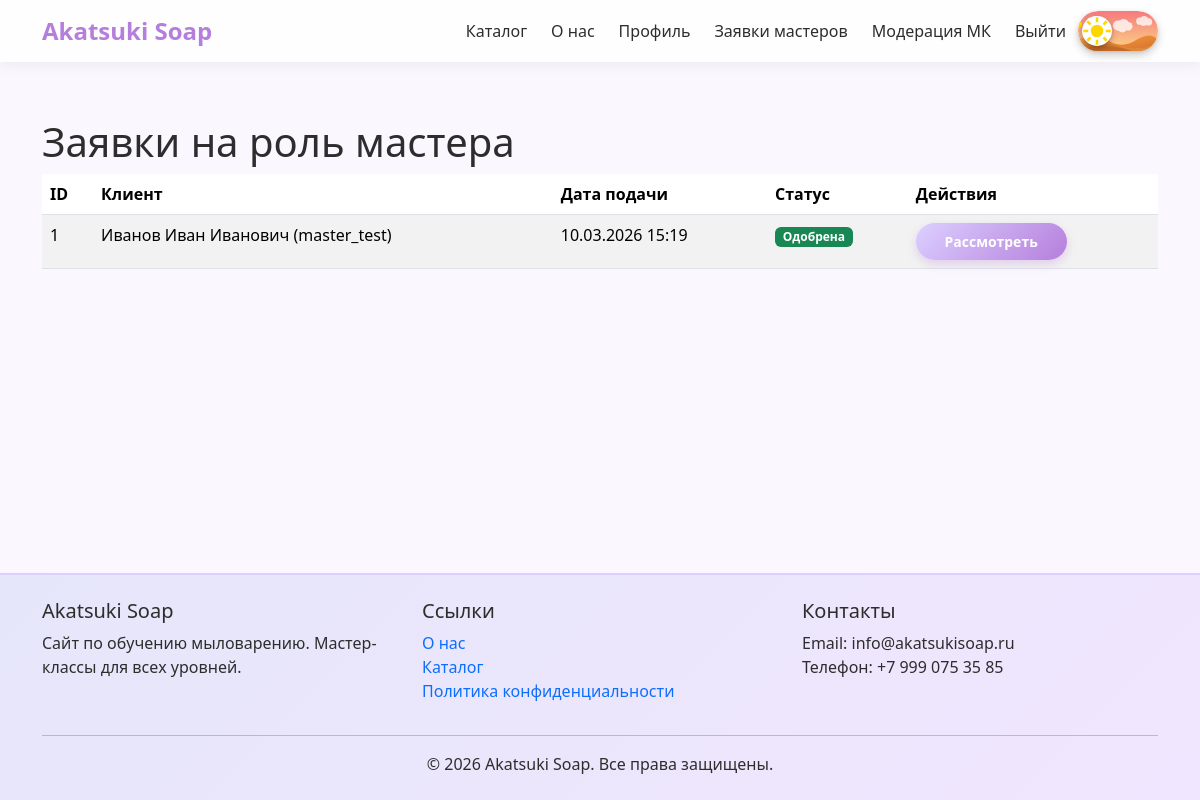
Page /master-requests/ (signed in) on the committed database.
### main/models.py (models this page shows, shortened)
class MasterRequest(models.Model):
    STATUS_MASTER_CHOICES = [
        (1, "На рассмотрении"), (2, "Одобрена"), (3, "Отклонена"),
    ]
    client = models.ForeignKey(User, on_delete=models.CASCADE, related_name='master_requests')
    comment = models.TextField(blank=True, verbose_name="Комментарий клиента")
    status = models.IntegerField(choices=STATUS_MASTER_CHOICES, default=1)
    admin_comment = models.TextField(blank=True, verbose_name="Комментарий администратора")
    created_at = models.DateTimeField(auto_now_add=True)
    processed_at = models.DateTimeField(null=True, blank=True)

class ProfileUser(models.Model):
    user = models.OneToOneField(User, on_delete=models.CASCADE, related_name='profile')
    role = models.ForeignKey(Role, on_delete=models.PROTECT, verbose_name="Роль")
    fio = models.CharField(max_length=255, verbose_name="ФИО")
    phone = models.CharField(max_length=20, verbose_name="Телефон")
    avatar = models.ImageField(upload_to='avatars/', blank=True, null=True, verbose_name="Аватар")
    bio = models.TextField(blank=True, verbose_name="О себе")

### main/views.py (the view)
# urls.py: path('master-requests/', views.master_requests_list, name='master_requests_list'),
@staff_member_required
def master_requests_list(request):
    requests = MasterRequest.objects.all().select_related('client').order_by('-created_at')
    return render(request, 'main/master_requests_list.html', {'requests': requests})

### templates/main/master_requests_list.html (shortened to what this page needs)
{% extends 'base.html' %}
{% load static %}
{% block content %}
<h1>Заявки на роль мастера</h1>
<table class="table table-striped">
    <thead>
        <tr>
            <th>ID</th>
            <th>Клиент</th>
            <th>Дата подачи</th>
            <th>Статус</th>
            <th>Действия</th>
        </tr>
    </thead>
    <tbody>
        {% for req in requests %}
        <tr>
            <td>{{ req.id }}</td>
            <td>{{ req.client.profile.fio }} ({{ req.client.username }})</td>
            <td>{{ req.created_at|date:"d.m.Y H:i" }}</td>
            <td>
                <span class="badge bg-{% if req.status == 1 %}warning{% elif req.status == 2 %}success{% else %}danger{% endif %}">
                    {{ req.get_status_display }}
                </span>
            </td>
            <td>
                <a href="{% url 'master_request_detail' req.id %}" class="btn btn-sm btn-primary">Рассмотреть</a>
            </td>
        </tr>
        {% empty %}
        <tr><td colspan="5">Нет заявок.</td></tr>
        {% endfor %}
    </tbody>
</table>
{% endblock %}

### static/css/style.css (style rules this page uses)
:root { --lavender-light: #e6e6fa; --lavender-medium: #dcd0ff; --lavender-dark: #b57edc; --accent-gold: #d4af37; --text-dark: #2d2d2d; --text-muted: #6c757d; --bg-light: #faf7ff; --shadow-sm: 0 4px 12px rgba(0, 0, 0, 0.05); --shadow-md: 0 8px 24px rgba(0, 0, 0, 0.1); --border-radius: 20px; --transition: all 0.5s ease; }
body { font-family: 'Segoe UI', Roboto, system-ui, -apple-system, sans-serif; background-color: var(--bg-light); color: var(--text-dark); min-height: 100vh; display: flex; flex-direction: column; margin: 0; }
html, body { overflow-x: hidden; width: 100%; position: relative; }
.btn-primary { background: linear-gradient(135deg, var(--lavender-medium), var(--lavender-dark)); border: none; border-radius: 30px; padding: 0.5rem 1.8rem; font-weight: 600; transition: var(--transition); box-shadow: 0 4px 10px rgba(181, 126, 220, 0.3); }

### rows in the picture
MasterRequest: id "1", client.profile.fio "Иванов Иван Иванович", client.username "master_test", created_at "10.03.2026 15:19", status "Одобрена"
